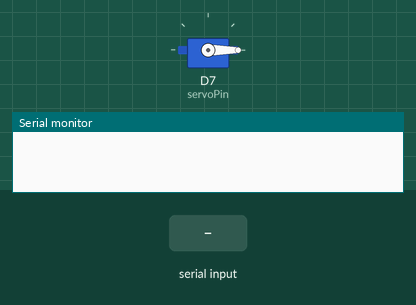
Recording of a sketch running on a simulated ESP8266 (NodeMCU). Shown: servo, the last lines printed to the serial monitor. Wiring (inferred from the names in the program): servo: signal D7. The inputs (shaded band) are chosen by the test bench. Servo pulses on a pin are drawn as a servo (544–2400 µs = 0–180°).

Above: at 1.2 s.
1.3 s: "90,45\n" received over Serial
At 1.6 s:
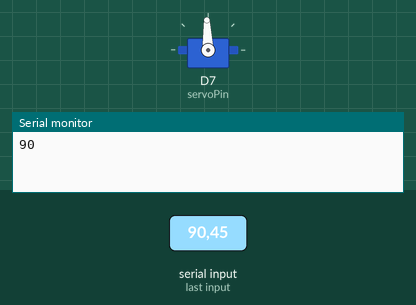
4.3 s: "30,150\n" received over Serial
At 4.8 s:
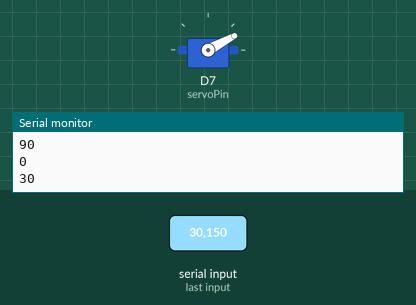
7.3 s: "200\n" received over Serial
At 9.0 s:
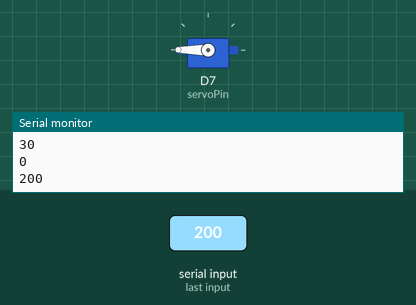
9.8 s: "1,90,45\n" received over Serial
At 11.9 s:
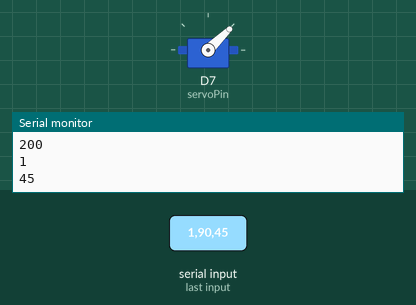
12.3 s: "90\n" received over Serial
At 14.3 s:
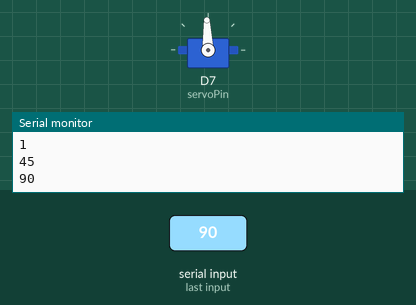
14.8 s: "1,90\n" received over Serial
At 15.1 s:
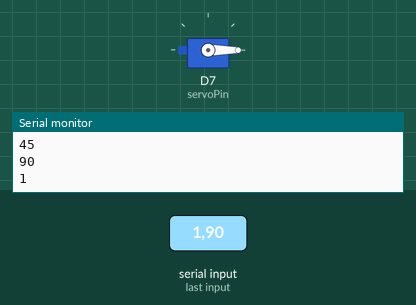
Timing chart, 0 to 17.3 s (numbered marks = the images above; inputs shaded):
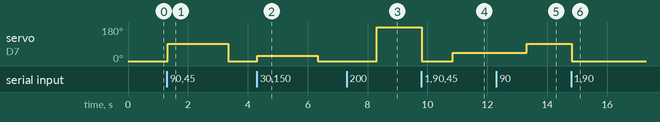

The sketch:

12-5.ino
```cpp
#define UPDATE_TIME 20
#define servoPin D7
int degree = 0;
int endcode;

int convertAngleToImp(int degree){
  float a = 2000/180;
  float b = 500;
  return int(a*degree+b);
}
void ServoControl(int degree) {
  digitalWrite(servoPin, HIGH);
  delayMicroseconds(convertAngleToImp(degree));
  digitalWrite(servoPin,LOW);
  delay(UPDATE_TIME);
}
void setup() {
  pinMode(servoPin, OUTPUT);
  Serial.begin(9600);
}
void loop() {
 if (Serial.available())
 {
    degree = Serial.parseInt();
    endcode = Serial.parseInt();
    Serial.println(degree);
 }
 ServoControl(degree);
}
```

Measured:
- after the input at 1.3 s, servo on D7 (servoPin): 0° → 92° at once, → 0° 2.0 s later
- after the input at 4.3 s, servo on D7 (servoPin): 0° → 28° at once, → 0° 2.0 s later
- after the input at 7.3 s, servo on D7 (servoPin): 0° → 180° after 1.0 s
- after the input at 9.8 s, servo on D7 (servoPin): 180° → 0° at once, → 44° 1.0 s later
- after the input at 12.3 s, servo on D7 (servoPin): 44° → 92° after 1.0 s
- after the input at 14.8 s, servo on D7 (servoPin): 92° → 0° at once
